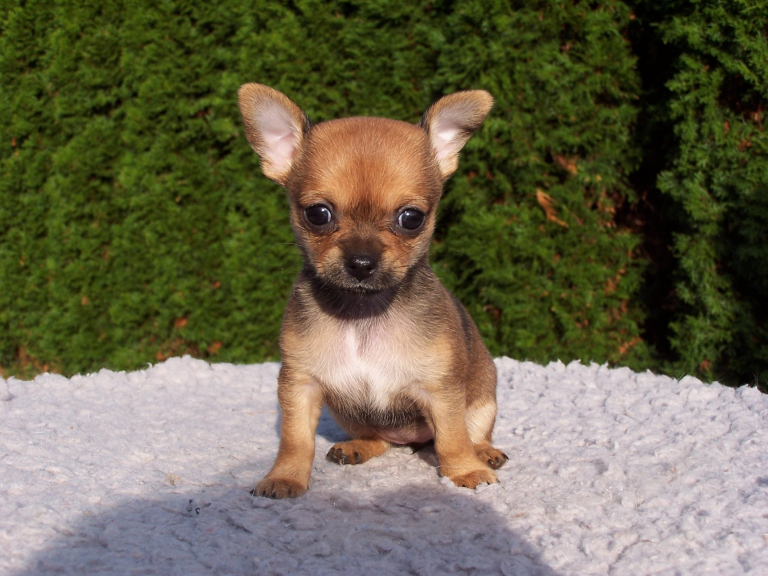
#> input picture 04_YOLO/04 Computer Vision/01 OpenCV/01 OpenCV Basic/images/dog3.jpg, 2304 x 1728 px (shown at 1/3 size)
$ python '08 이미지 자르기.py'
#> lines starting #> are read from the running program, lines starting #| are printed output that depends on the picture; after the words box and inside, x2 and y2 are one past the last pixel; in counts of white or black regions, pixels touching at a corner belong together
# 이미지의 일부영역을 잘라내기
import cv2
img= cv2.imread('images/dog3.jpg')
#> img is the input picture: shape (1728, 2304, 3); mean B, G, R 77.7, 101.6, 106.3
crop= img[200:600, 600:1000]  #이미지의 행열을 슬라이싱 [행:100~600, 열:600~1000]
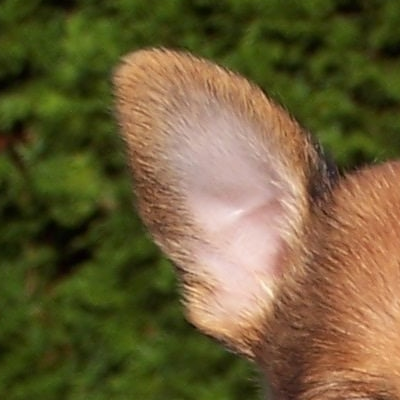
#> crop: shape (400, 400, 3); mean B, G, R 54.2, 93.4, 106.7

cv2.imshow('original image', img)
cv2.imshow('croped image', crop)

#영역을 잘라서 기존 윈도우 창에 표시하기
img[200:600, 1500:1900]= crop
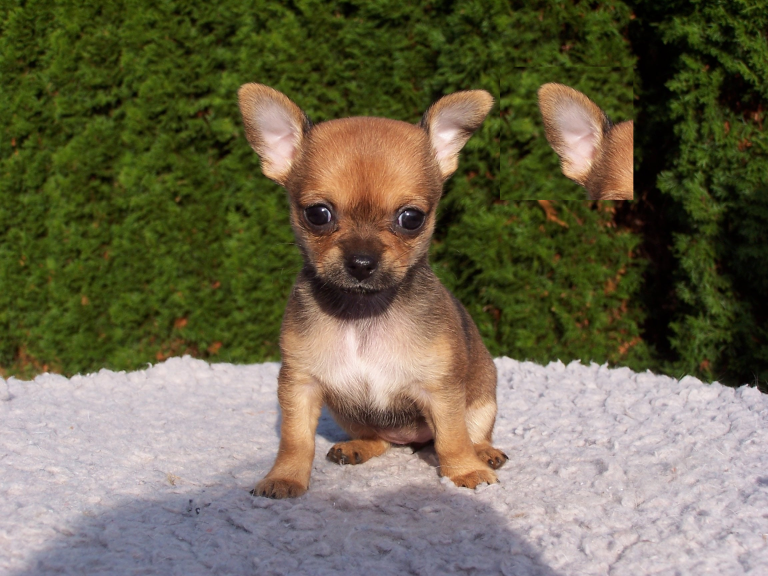
#> img: shape (1728, 2304, 3) (shown at 1/3 size); 4.02% of pixels changed, all inside (x1, y1, x2, y2) = (1500, 200, 1900, 600)
cv2.imshow('composition image', img)

cv2.waitKey(0)
cv2.destroyAllWindows()
